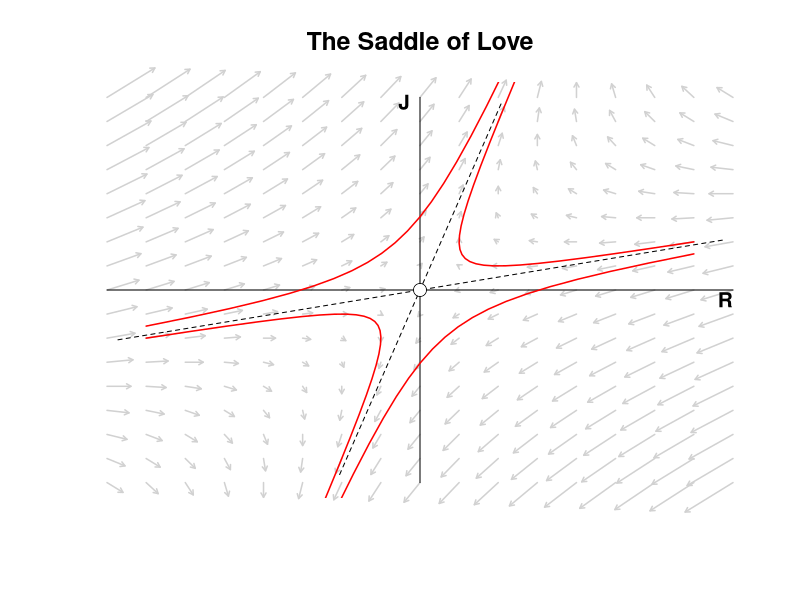
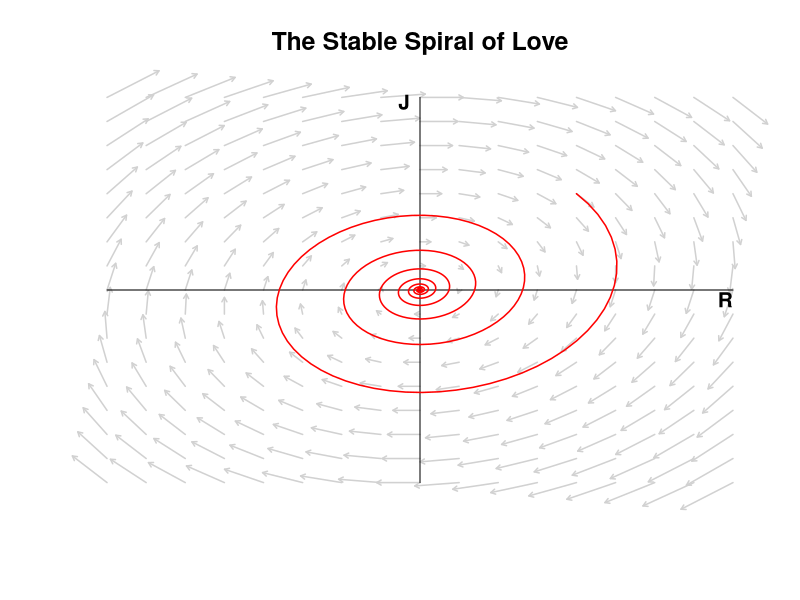
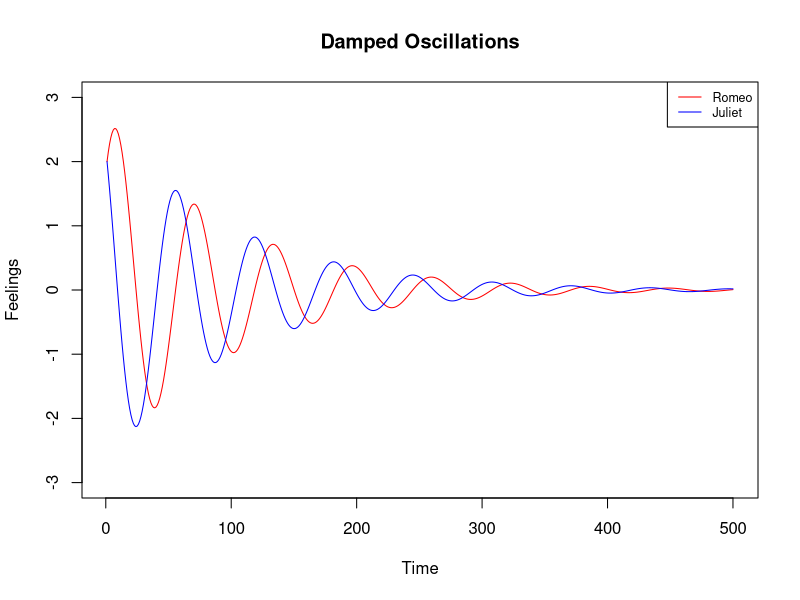
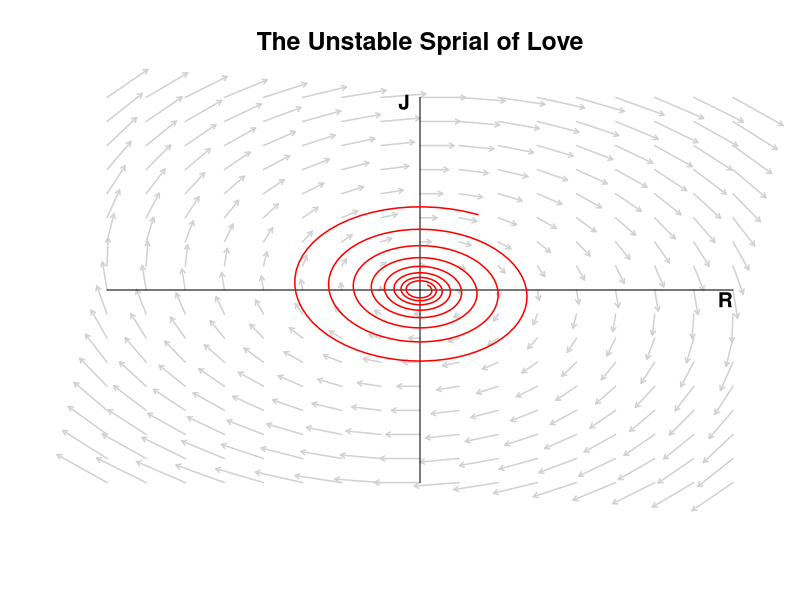
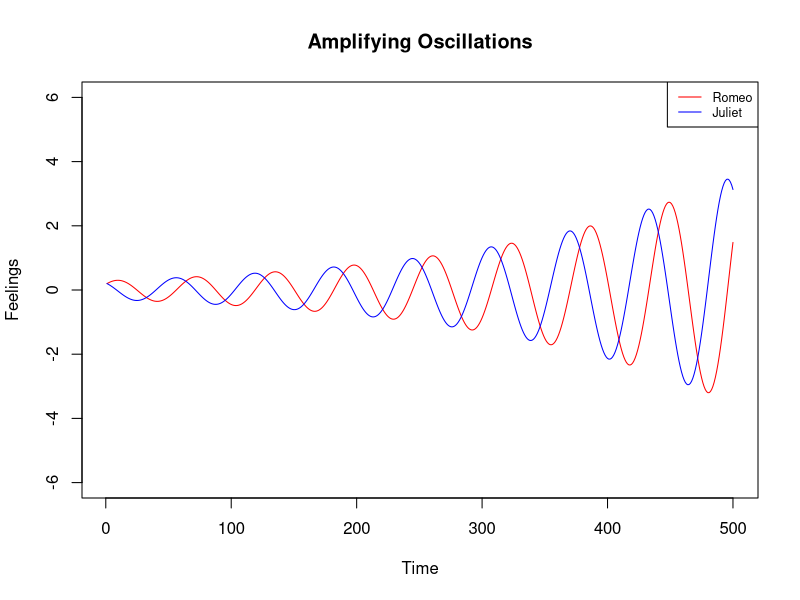

Generate these figures, in order, with R:
# Math 5110 Final Project 
# December 14, 2021
# Emma Coates, Ann Despain, Carson Miller

# Solves linear systems of differential equations given matrix 'A' and 
#  intial conditions inits 
solve_linear <- function(A, inits, tmax = 50, n = 500) {
  # compute eigenvectors and eigenvalues
  eig <- eigen(A)
  E <- eig$vectors
  lambdas <- eig$values
  
  # solve for the initial conditon
  C <- solve(E) %*% inits
  
  # create time steps
  ts <- seq(0, tmax, length.out = n)
  x <- matrix(0, nrow = n, ncol = ncol(A))
  
  for (i in seq(n)) {
    t <- ts[i]
    x[i, ] <- E %*% (C * exp(lambdas * t))
  }
  
  # Re drops the imaginary part 
  Re(x)
}


library('fields')
# Plots a vector field given matrix 'A' and plot title
plot_vector_field <- function(A, title = '', ...) {
  x <- seq(-4, 4, .50)
  y <- seq(-4, 4, .50)
  
  RJ <- as.matrix(expand.grid(x, y))
  dRJ <- t(A %*% t(RJ))
  
  plot(
    x, y, type = 'n', axes = FALSE,
    xlab = '', ylab = '', main = title, cex.main = 1.5, ...
  )
  
  arrow.plot(
    RJ, dRJ,
    arrow.ex = .1, length = .05, lwd = 1.5, col = 'gray82'
  )
  
  text(3.9, -.2, 'R', cex = 1.25, font = 2)
  text(-.2, 3.9, 'J', cex = 1.25, font = 2)
  lines(c(-4, 4), c(0, 0), lwd = 1)
  lines(c(0, 0), c(4, -4), lwd = 1)
}

# Plots eigenvectors on existing vector field given matrix A
plot_eigenvectors <- function(A, ...) {
  E <- eigen(A)$vectors * 4
  arrows(-E[1, 1], -E[2, 1], E[1, 1], E[2, 1], length = 0, lty = 2, ...)
  arrows(-E[1, 2], -E[2, 2], E[1, 2], E[2, 2], length = 0, lty = 2, ...)
}

# Adds solution to existing vector field given matrix A and initial   
# conditions inits
add_line <- function(A, inits) {
  lines(solve_linear(A, inits = inits), col = 'red', lwd = 1.5)
}

# The following lines reproduce the figure "The Saddle of Love" 
A <- cbind(c(-2, -1), c(1, 2))
plot_vector_field(A, title = 'The Saddle of Love')
plot_eigenvectors(A)

add_line(A, c(3.5, 1))
add_line(A, c(3.5, .75))
add_line(A, -c(3.5, 1))
add_line(A, -c(3.5, .75))

points(0, 0, cex = 1.7)
points(0, 0, cex = 2.2, col = 'white', pch = 20)

# The following lines reproduce the figure "The Stable Spiral of Love"
A <- cbind(c(-0.20, -1), c(1, 0))
plot_vector_field(A, title = 'The Stable Spiral of Love')
add_line(A, c(2,2))

# The following lines reproduce the figure "Damped Oscillations"
plot(seq(1,500,by=1), solve_linear(A,c(2,2))[,1], type = 'l', col='red', 
      xlab="Time", ylab="Feelings", ylim=c(-3,3))
lines(seq(1,500,by=1), solve_linear(A,c(2,2))[,2], type = 'l', col='blue')
title("Damped Oscillations")
legend("topright", c("Romeo", "Juliet"), col=c("red","blue"), lty=c(1,1), 
       cex=0.75)

# The following lines reproduce the figure "The Unstable Spiral of love"
A <- cbind(c(0.10, -1), c(1,0))
plot_vector_field(A, title = 'The Unstable Sprial of Love')
add_line(A, c(0.1,0.1))

# The following lines reproduce the figure "Amplifying Oscillations" 
plot(seq(1,500,by=1), solve_linear(A,c(0.2,0.2))[,1], type = 'l', col='red', 
      xlab="Time", ylab="Feelings", ylim=c(0-6,6))
lines(seq(1,500,by=1), solve_linear(A,c(0.2,0.2))[,2], type = 'l',col='blue')
title("Amplifying Oscillations")
legend("topright", c("Romeo", "Juliet"), col=c("red","blue"), lty=c(1,1), 
        cex=0.75)
